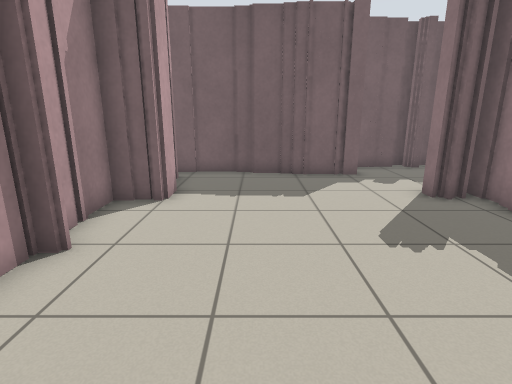
[1] (above)

18 first-person views from a walk through a robot-simulator world made for Stage. The camera is 1.1 m above the floor, tilts 14° down and sees 80° across. Floor lines are 1 m apart. The floor is counted in squares, 0.5 m on a side. Each view is taken from the middle of a square. On the plan, view 1 faces up. The plan holds only what a view shows up to about 18 squares ahead; the rest is blank. The robots in the file are not drawn.

[2]
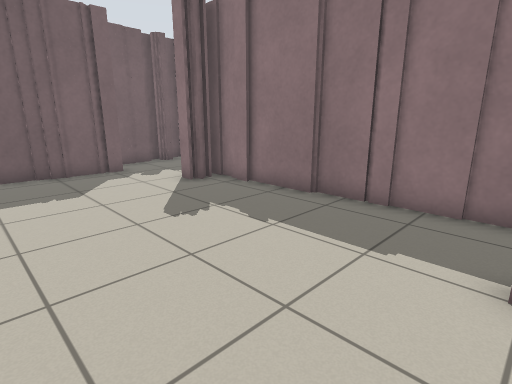

[3]
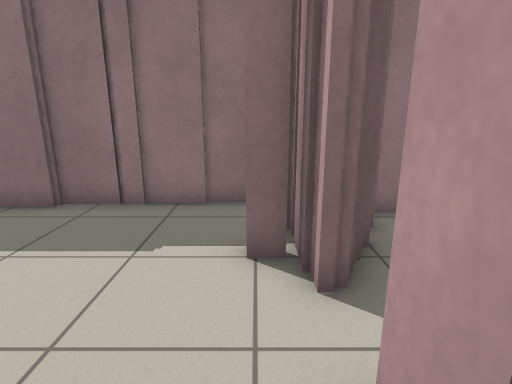

[4]
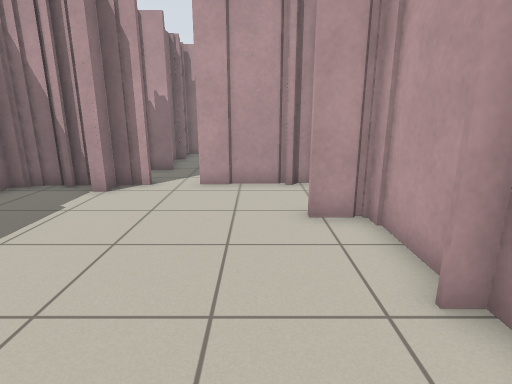

[5]
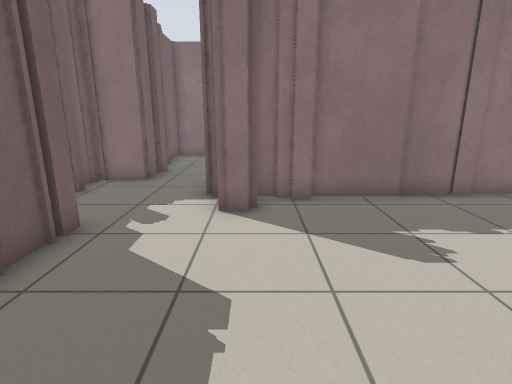

[6]
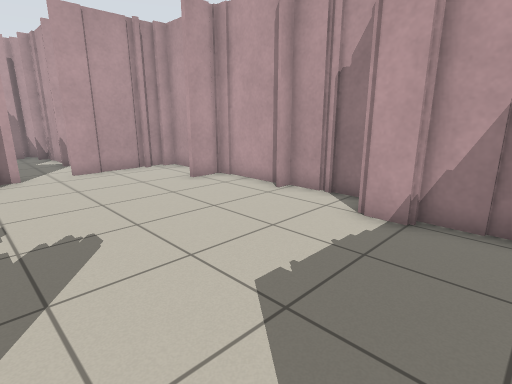

[7]
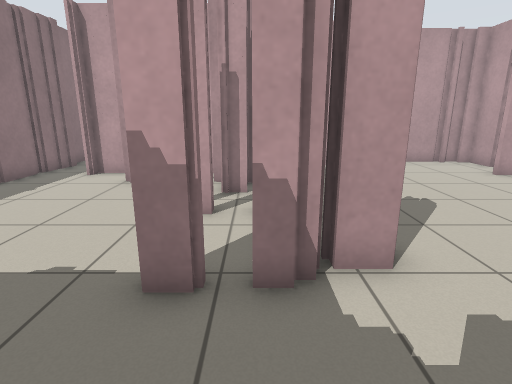

[8]
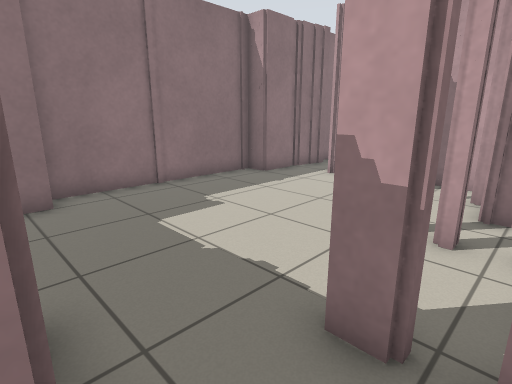

[9]
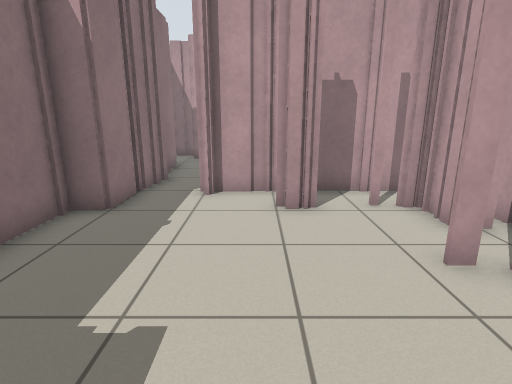

[10]
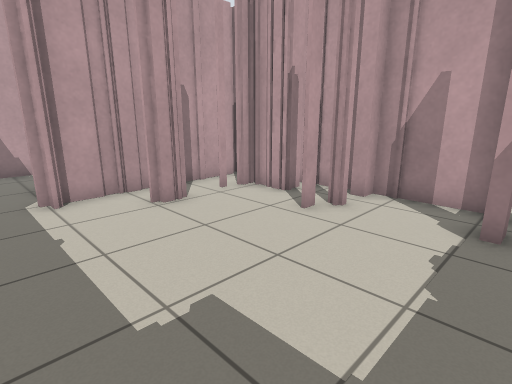

[11]
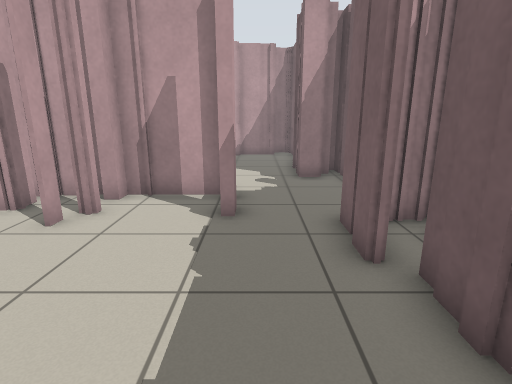

[12]
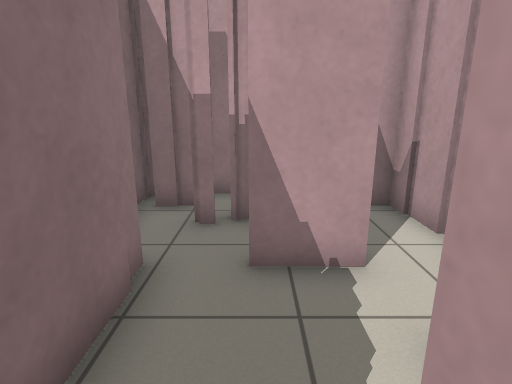

[13]
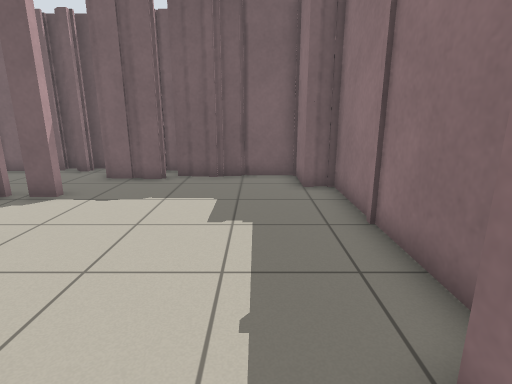

[14]
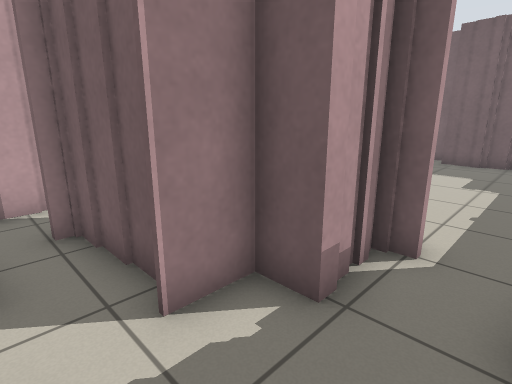

[15]
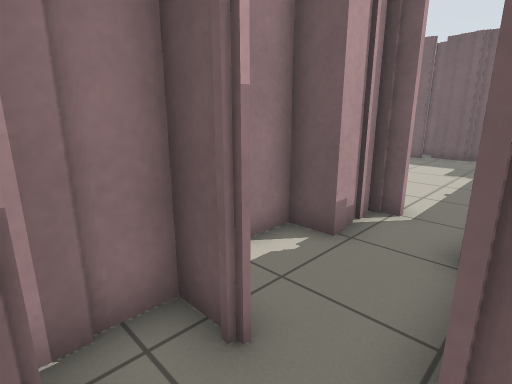

[16]
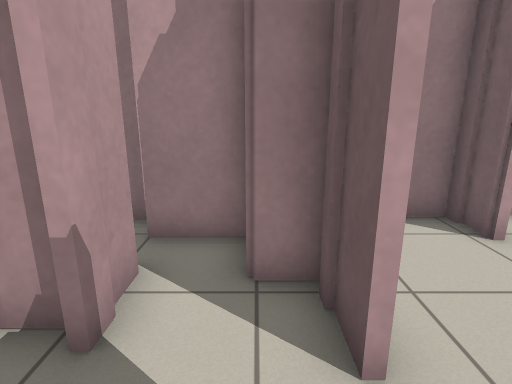

[17]
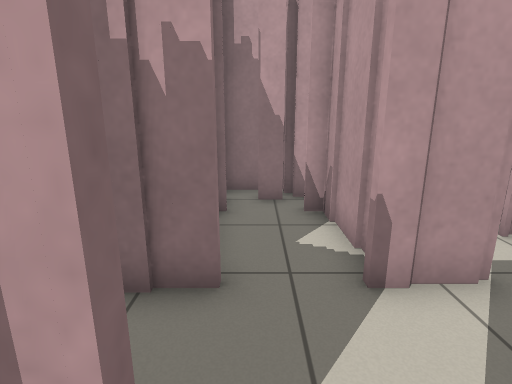

[18]
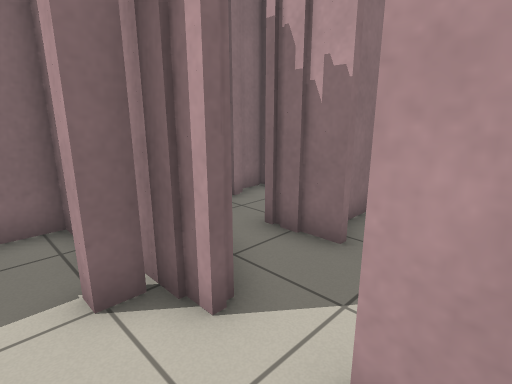

### Floor plan
Key: @ floor where view 1 was taken; # wall or solid block; x gap in a wall; . floor.
Columns run from 4 left of view 1 to 17 right of it. Each row starts with its distance up from view 1.
 14        ########
 13       ##.....########
 12  #######.....##.....#
 11  #..................##
 10  #...................#
  9  #.......####........#
  8 ##.......##..........#
  7 #.........#..........#
  6 #.........##x#.......#
  5 #.........#..........#
  4 #.........#.#........#
  3 #.........###..#....##
  2 #..........###......#
  1 ##.........#######..#
  0 #...@......#     #..#
 -1 #.......#.##    ##..#
 -2 #####..####  ####...#
 -3  ###....###  #......#
 -4  #........#    ..##.#
 -5  #.##..##..    ..#...
 -6  #. #..# ..#  #..###.
 -7  #  #..#   #  ##   ..#
 -8     ##.#           .##
 -9      ###           ##

Positions as (right, up) in squares from view 1, and headings:
1: (0, 0), facing up
2: (-1, -1), facing up-right
3: (-1, -1), facing right
4: (-1, 8), facing down
5: (-2, 8), facing right
6: (4, 11), facing down-left
7: (7, 13), facing down
8: (7, 12), facing down-right
9: (12, 10), facing down
10: (15, 10), facing down-left
11: (15, 10), facing left
12: (14, 0), facing down
13: (14, 1), facing up
14: (15, -4), facing up-left
15: (16, -6), facing up-left
16: (3, -3), facing left
17: (2, -1), facing down
18: (0, 0), facing down-right
